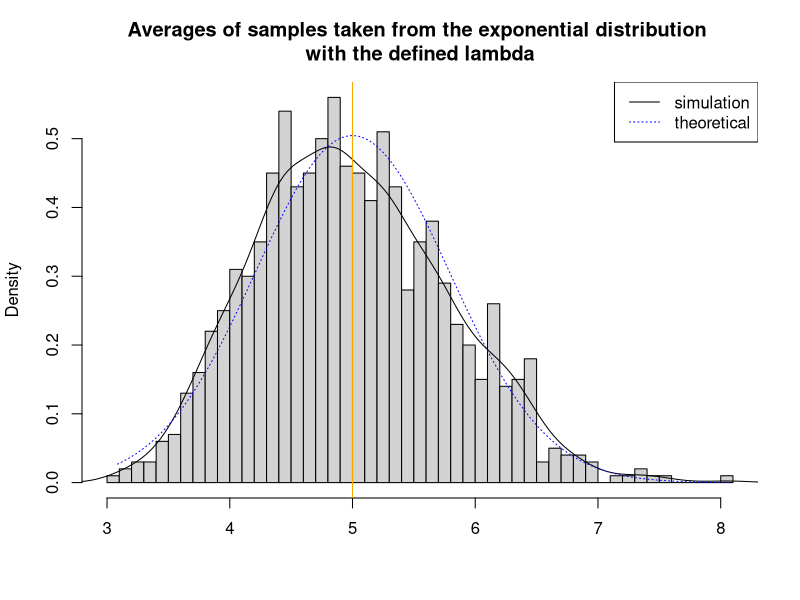
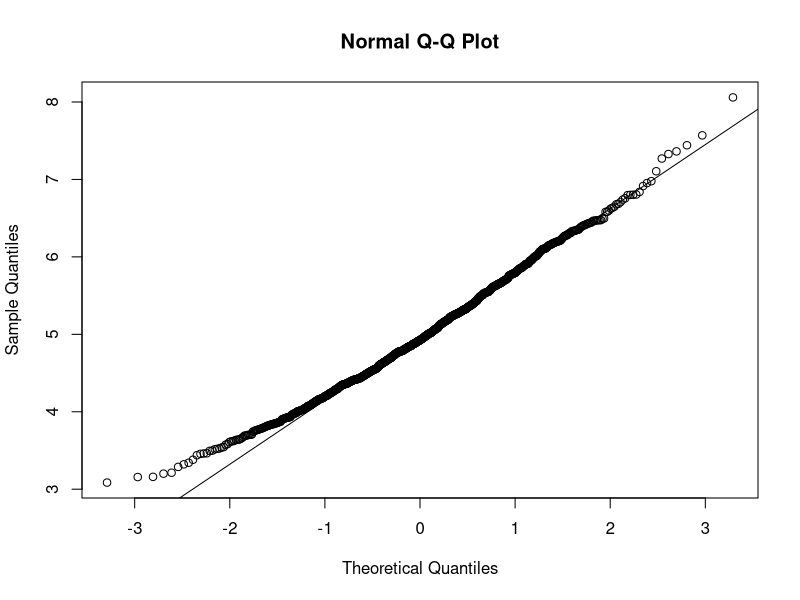
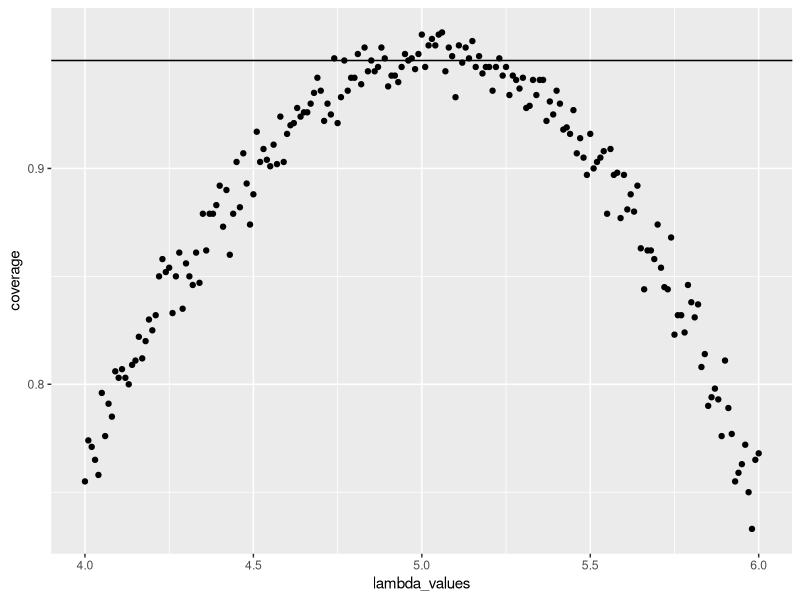

The R source for these figures, in order:
## ---- chunk 1
set.seed(1)
lambda <- 0.2
num_sim <- 1000
sample_size <- 40
sim <- matrix(rexp(num_sim*sample_size, rate=lambda), num_sim, sample_size)
row_means <- rowMeans(sim)
## ---- chunk 2
# plots the histogram with averages
hist(row_means, breaks=50, prob=TRUE,
     main="Averages of samples taken from the exponential distribution \nwith the defined lambda",
     xlab="")
# density of the averages of samples
lines(density(row_means))
# theoretical centre of the distribution
abline(v=1/lambda, col="orange")
# theoretical density of the averages of samples
xfit <- seq(min(row_means), max(row_means), length=100)
yfit <- dnorm(xfit, mean=1/lambda, sd=(1/lambda/sqrt(sample_size)))
lines(xfit, yfit, pch=10, col="blue", lty=3)
# add legend
legend('topright', c("simulation", "theoretical"), lty=c(1,3), col=c("black", "blue"))
## ---- chunk 3
qqnorm(row_means); qqline(row_means)
## ---- chunk 4
lambda_values <- seq(4, 6, by=0.01)
coverage <- sapply(lambda_values, function(lamb) {
    mu_hats <- rowMeans(matrix(rexp(sample_size*num_sim, rate=0.2),
                               num_sim, sample_size))
    ll <- mu_hats - qnorm(0.975) * sqrt(1/lambda**2/sample_size)
    ul <- mu_hats + qnorm(0.975) * sqrt(1/lambda**2/sample_size)
    mean(ll < lamb & ul > lamb)
})

library(ggplot2)
qplot(lambda_values, coverage) + geom_hline(yintercept=0.95)
